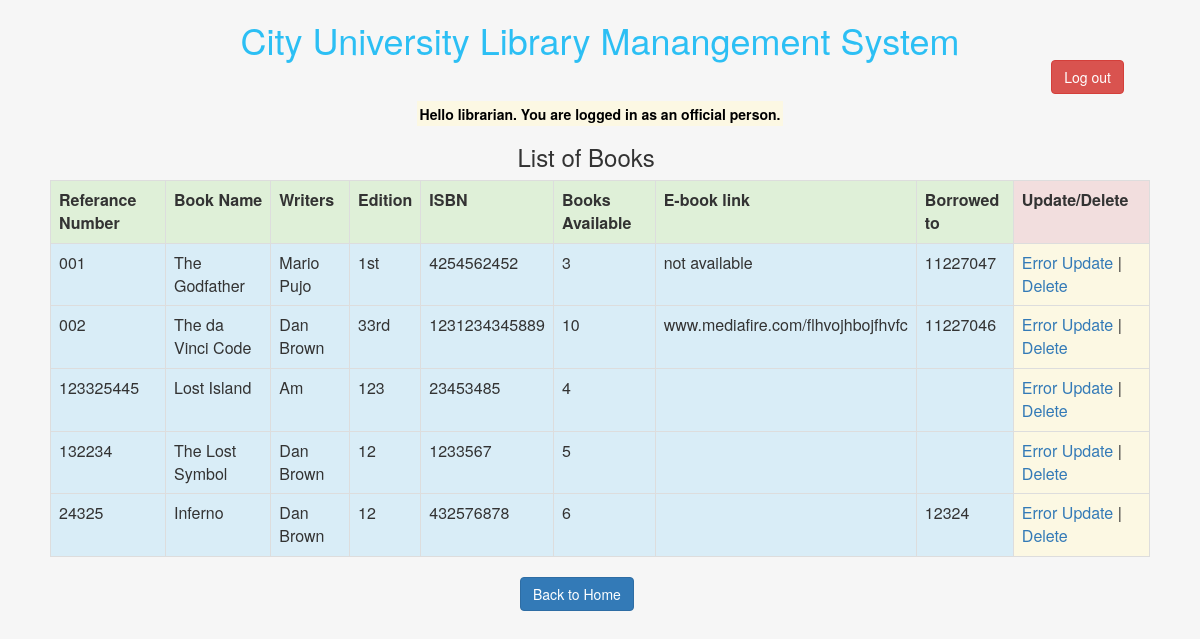
/book_index_off.php (signed in), run on the app's committed database.
### tables this page shows
CREATE TABLE IF NOT EXISTS `books` (
  `ref_number` varchar(15) NOT NULL,
  `book_name` varchar(100) NOT NULL,
  `book_writers` varchar(255) NOT NULL,
  `book_edition` varchar(5) NOT NULL,
  `book_isbn` varchar(30) DEFAULT NULL,
  `book_avail` int(3) NOT NULL,
  `ebook_link` varchar(255) DEFAULT NULL,
  `browed_to` varchar(255) DEFAULT NULL
);

### book_index_off.php (the view, shortened to what this page needs)
<?php require_once('Connections/lib_ss.php'); ?>
<html>
<head>
</head>
<link rel="stylesheet" href="css/bootstrap.css"/>
</head>
<div class="container">
<h1 style="text-align:center; color:#2CBFF4;">City University Library Manangement System
<div class="row">
<div class="col-md-2 col-md-offset-10">
    <a href="logout.php" class="btn btn-danger" role="button">Log out</a>  </h1>
</div>
<center><mark><strong>
<?php
if(isset($_SESSION["access_level"]) && $_SESSION["access_level"]==1){
	echo "Hello ".$_SESSION["id"].". You are logged in as an official person.<br/>";
	}
else{
	header("Location:index.php?err=2");
	}
    ?> </strong> </mark></center>
<?php
$query_rsBooks = "SELECT * FROM books";
$rsBooks = mysql_query($query_rsBooks, $lib_ss) or die(mysql_error());
$row_rsBooks = mysql_fetch_assoc($rsBooks);
?>
<div class="container">
<body>
<div class="row">
    <div class="col-md-2 col-md-offset-5"> <p><h3>List of Books</h3></p> </div>
    </div>
<div class="table-responsive">
<table class="table table-bordered" align="center">
  <tr class="success">
    <td><b>Referance Number</b></td>
    <td><b>Book Name</b></td>
    <td><b>Writers</b></td>
    <td><b>Edition</b></td>
    <td><b>ISBN</b></td>
    <td><b>Books Available</b></td>
    <td><b>E-book link</td>
    <td><b>Borrowed to</b></td>
    <td class="danger"><b>Update/Delete</b></td>
  </tr>
  <?php do { ?>
    <tr class="info">
      <td><?php echo $row_rsBooks['ref_number']; ?></td>
      <td><?php echo $row_rsBooks['book_name']; ?></td>
      <td><?php echo $row_rsBooks['book_writers']; ?></td>
      <td><?php echo $row_rsBooks['book_edition']; ?></td>
      <td><?php echo $row_rsBooks['book_isbn']; ?></td>
      <td><?php echo $row_rsBooks['book_avail']; ?></td>
      <td><?php echo $row_rsBooks['ebook_link']; ?></td>
      <td><?php echo $row_rsBooks['browed_to']; ?></td>
      <td class="warning"><a href="book_update_err_off.php?ref_number=<?php echo $row_rsBooks['ref_number']; ?>"> Error Update</a> |
      <a onclick="return confirm('Are you sure to delete this book from library  database?')" href="book_delete_off.php?ref_number=<?php echo $row_rsBooks['ref_number']; ?>"> Delete</a></td>
    </tr>
    <?php } while ($row_rsBooks = mysql_fetch_assoc($rsBooks)); ?>
</table>
<div class="col-md-2 col-md-offset-5">
    <a href="official_index.php" class="btn btn-primary" role="button">Back to Home</a>
    </div>
    </div>
</body>
</div>
</html>

### book_index_off.php (style rules this page uses)
body { background-color: #F6f6f6; }

### data on the page
books: ref_number "001", book_name "The Godfather", book_writers "Mario Pujo", book_edition "1st", book_isbn "4254562452", book_avail "3", ebook_link "not available", browed_to "11227047"
books: ref_number "002", book_name "The da Vinci Code", book_writers "Dan Brown", book_edition "33rd", book_isbn "1231234345889", book_avail "10", ebook_link "www.mediafire.com/flhvojhbojfhvfc", browed_to "11227046"
books: ref_number "123325445", book_name "Lost Island", book_writers "Am", book_edition "123", book_isbn "23453485", book_avail "4"
books: ref_number "132234", book_name "The Lost Symbol", book_writers "Dan Brown", book_edition "12", book_isbn "1233567", book_avail "5"
books: ref_number "24325", book_name "Inferno", book_writers "Dan Brown", book_edition "12", book_isbn "432576878", book_avail "6", browed_to "12324"

### other printed values
$_SESSION["id"] "librarian"
